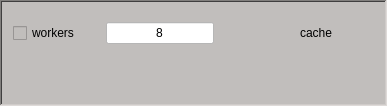
            <widget class="QFrame" name="frame_10">
             <property name="styleSheet">
              <string notr="true">background-color: rgb(193, 190, 188);</string>
             </property>
             <property name="frameShape">
              <enum>QFrame::WinPanel</enum>
             </property>
             <property name="frameShadow">
              <enum>QFrame::Sunken</enum>
             </property>
             <property name="midLineWidth">
              <number>10</number>
             </property>
             <layout class="QGridLayout" name="gridLayout_35">
              <item row="1" column="0">
               <widget class="QCheckBox" name="workers">
                <property name="text">
                 <string>workers</string>
                </property>
               </widget>
              </item>
              <item row="1" column="6">
               <spacer name="horizontalSpacer_86">
                <property name="orientation">
                 <enum>Qt::Horizontal</enum>
                </property>
                <property name="sizeHint" stdset="0">
                 <size>
                  <width>40</width>
                  <height>20</height>
                 </size>
                </property>
               </spacer>
              </item>
              <item row="1" column="2">
               <widget class="QLineEdit" name="workers_input">
                <property name="styleSheet">
                 <string notr="true">background-color: rgb(255, 255, 255);

alternate-background-color: rgb(0, 0, 0);</string>
                </property>
                <property name="text">
                 <string>8</string>
                </property>
                <property name="cursorPosition">
                 <number>1</number>
                </property>
                <property name="alignment">
                 <set>Qt::AlignCenter</set>
                </property>
                <property name="clearButtonEnabled">
                 <bool>false</bool>
                </property>
               </widget>
              </item>
              <item row="1" column="5">
               <widget class="QCheckBox" name="checkBox">
                <property name="styleSheet">
                 <string notr="true">QCheckBox{
					background-color: transparent;
					color: black /*txt*/;
					border: none;
				}
				QCheckBox::disabled
				{
					color: #656565;
				}
				/*-----QRadioButton-----*/
				QRadioButton 
				{
					color: lightgray;
					background-color: transparent;
				}</string>
                </property>
                <property name="text">
                 <string>cache</string>
                </property>
               </widget>
              </item>
              <item row="1" column="1">
               <spacer name="verticalSpacer_50">
                <property name="orientation">
                 <enum>Qt::Vertical</enum>
                </property>
                <property name="sizeHint" stdset="0">
                 <size>
                  <width>20</width>
                  <height>40</height>
                 </size>
                </property>
               </spacer>
              </item>
              <item row="2" column="2">
               <spacer name="verticalSpacer_162">
                <property name="orientation">
                 <enum>Qt::Vertical</enum>
                </property>
                <property name="sizeHint" stdset="0">
                 <size>
                  <width>20</width>
                  <height>40</height>
                 </size>
                </property>
               </spacer>
              </item>
              <item row="1" column="3">
               <spacer name="horizontalSpacer_85">
                <property name="orientation">
                 <enum>Qt::Horizontal</enum>
                </property>
                <property name="sizeHint" stdset="0">
                 <size>
                  <width>40</width>
                  <height>20</height>
                 </size>
                </property>
               </spacer>
              </item>
              <item row="1" column="4">
               <spacer name="verticalSpacer_51">
                <property name="orientation">
                 <enum>Qt::Vertical</enum>
                </property>
                <property name="sizeHint" stdset="0">
                 <size>
                  <width>20</width>
                  <height>40</height>
                 </size>
                </property>
               </spacer>
              </item>
             </layout>
            </widget>
